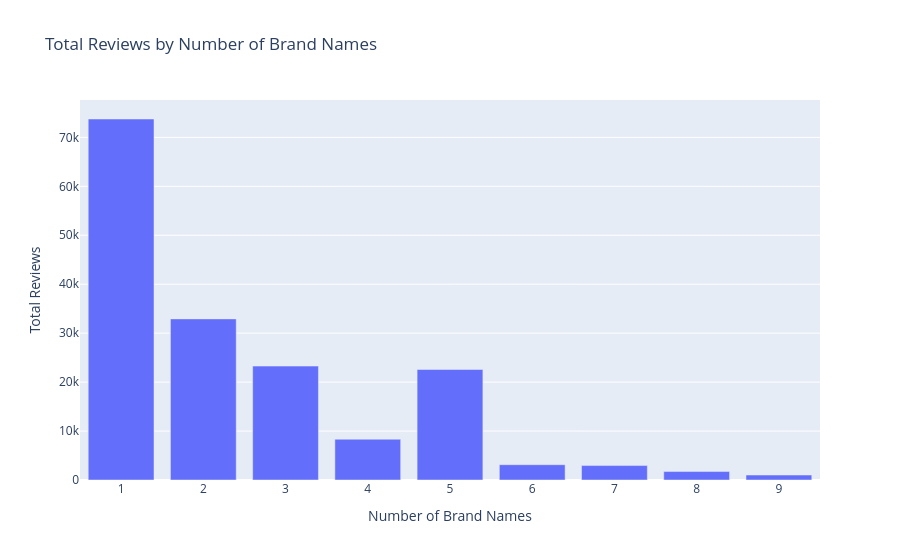
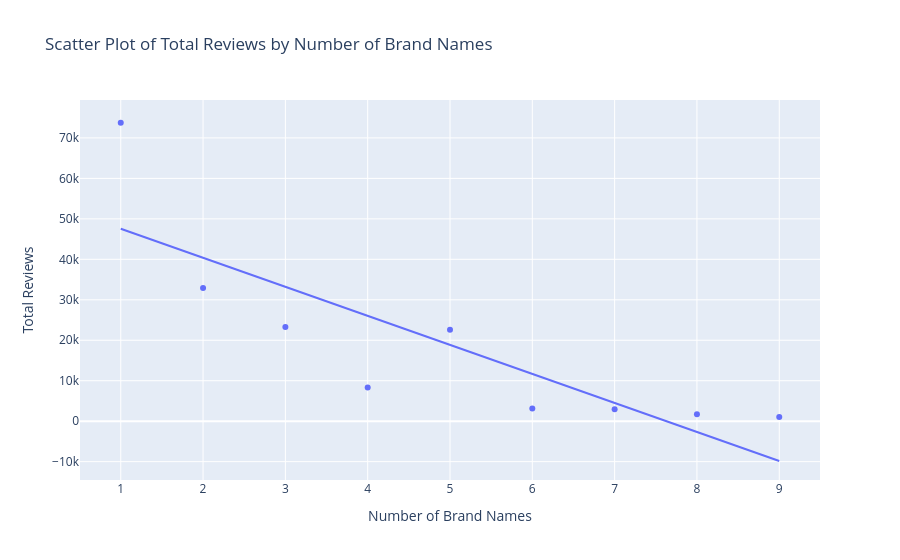

The notebook cell saved with these charts, in order:
### Markdown cell above
### Q2) Drugs that are marketed under multiple brand names tend to receive a lower total number of reviews compared to those marketed under a single brand name.

### Code cell
# count the number of unique brand names
df3['brand_names_no'] = df3['brand_name'].apply(lambda x: len(set(x.split('; '))))

# group by the number of brand names and calculate the total number of reviews
review_analysis = df.groupby('brand_names_no').agg({
    'review': 'sum',  
}).reset_index()

# renaming columns for clarity
review_analysis.rename(columns={'review': 'total_reviews'}, inplace=True)

# plotting the relationship using Plotly
fig = px.bar(review_analysis,
              x='brand_names_no',
              y='total_reviews',
              title='Total Reviews by Number of Brand Names',
              labels={'brand_names_no': 'Number of Brand Names', 'total_reviews': 'Total Reviews'})

fig.show()

# calculate total reviews based on brand names
total_reviews = df3.groupby('brand_names_no')['review'].sum().reset_index()
total_reviews.rename(columns={'review': 'total_reviews'}, inplace=True)

# create the scatter plot with trend line
fig4 = px.scatter(total_reviews,
                 x='brand_names_no',
                 y='total_reviews',
                 title='Scatter Plot of Total Reviews by Number of Brand Names',
                 labels={'brand_names_no': 'Number of Brand Names', 'total_reviews': 'Total Reviews'},
                 trendline='ols')  # adding a trend line

fig4.show()

### Figure 1 — Plotly figure (JSON) as saved in the notebook; plotly's stock layout.template omitted (floating-point values rounded to 4 significant figures)
{"data": [{"alignmentgroup": "True", "hovertemplate": "Number of Brand Names=%{x}<br>Total Reviews=%{y}<extra></extra>", "legendgroup": "", "marker": {"color": "#636efa", "pattern": {"shape": ""}}, "name": "", "offsetgroup": "", "orientation": "v", "showlegend": false, "textposition": "auto", "type": "bar", "x": [1, 2, 3, 4, 5, 6, 7, 8, 9], "xaxis": "x", "y": [73751, 32914, 23274, 8331, 22572, 3127, 2949, 1726, 1015], "yaxis": "y"}], "layout": {"autosize": true, "barmode": "relative", "legend": {"tracegroupgap": 0}, "title": {"text": "Total Reviews by Number of Brand Names"}, "xaxis": {"anchor": "y", "autorange": true, "domain": [0, 1], "range": [0.5, 9.5], "title": {"text": "Number of Brand Names"}, "type": "linear"}, "yaxis": {"anchor": "x", "autorange": true, "domain": [0, 1], "range": [0, 77630.0], "title": {"text": "Total Reviews"}, "type": "linear"}}}

### Figure 2 — Plotly figure (JSON) as saved in the notebook; plotly's stock layout.template omitted (floating-point values rounded to 4 significant figures)
{"data": [{"hovertemplate": "Number of Brand Names=%{x}<br>Total Reviews=%{y}<extra></extra>", "legendgroup": "", "marker": {"color": "#636efa", "symbol": "circle"}, "mode": "markers", "name": "", "orientation": "v", "showlegend": false, "type": "scatter", "x": [1, 2, 3, 4, 5, 6, 7, 8, 9], "xaxis": "x", "y": [73751, 32914, 23274, 8331, 22572, 3127, 2949, 1726, 1015], "yaxis": "y"}, {"hovertemplate": "<b>OLS trendline</b><br>total_reviews = -7172.7 * brand_names_no + 54714.5<br>R<sup>2</sup>=0.690980<br><br>Number of Brand Names=%{x}<br>Total Reviews=%{y} <b>(trend)</b><extra></extra>", "legendgroup": "", "marker": {"color": "#636efa", "symbol": "circle"}, "mode": "lines", "name": "", "showlegend": false, "type": "scatter", "x": [1, 2, 3, 4, 5, 6, 7, 8, 9], "xaxis": "x", "y": [47540.0, 40370.0, 33200.0, 26020.0, 18850.0, 11680.0, 4506.0, -2667.0, -9840.0], "yaxis": "y"}], "layout": {"autosize": true, "legend": {"tracegroupgap": 0}, "title": {"text": "Scatter Plot of Total Reviews by Number of Brand Names"}, "xaxis": {"anchor": "y", "autorange": true, "domain": [0, 1], "range": [0.5166, 9.483], "title": {"text": "Number of Brand Names"}, "type": "linear"}, "yaxis": {"anchor": "x", "autorange": true, "domain": [0, 1], "range": [-14590.0, 80490.0], "title": {"text": "Total Reviews"}, "type": "linear"}}}
